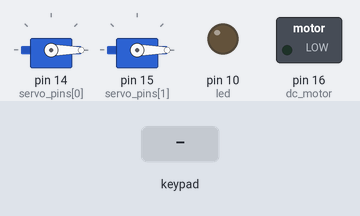
Bench run of a sketch on a simulated Arduino Uno, built with avr-gcc and run on an emulated ATmega328P. On the bench: 2 × servo, switched loads named in the sketch (green lamp = pin HIGH), output pins drawn as LEDs (lit = HIGH). Inputs (shaded band) come from the test bench. What the sketch prints to the serial monitor is not drawn.

Above: at 1.2 s.
1.3 s: key '1' pressed
2.8 s: keypad keys 9 8 7 6 # pressed 0.4 s apart
At 6.4 s:
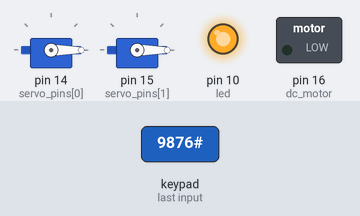
7.8 s: key 'A' pressed
9.3 s: keypad keys 9 8 7 6 * pressed 0.4 s apart
At 11.7 s:
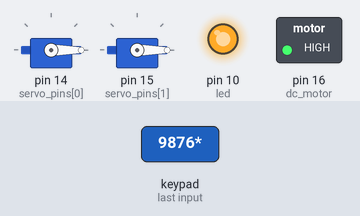
12.8 s: key 'B' pressed
15.4 s: keypad keys 9 8 7 6 A pressed 0.4 s apart
At 19.6 s:
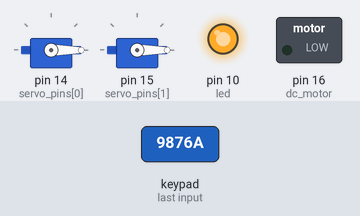
Timing chart, 0 to 21.7 s (numbered marks = the images above; inputs shaded):
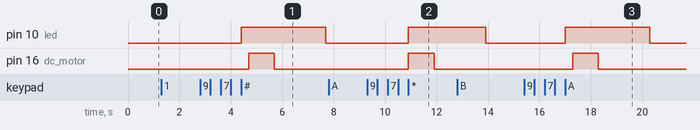

The sketch:

keypad_project_multiple_users_2_servos_motors_1.ino
```cpp
#include <Servo.h>

#include <Keypad.h>

byte sequence = 1;

const byte rows = 4;
const byte cols = 4;


const byte key_length = 6;
const byte verified = 8;
char userKey[key_length];
bool access = true;

const char masterKey[verified][key_length] = {
  {'#', 'A', '9', 'D', '0', '*'},
  {'#', 'B', '7', 'C', '*', '*'},
  {'#', 'D', '2', '#', '1', '*'},
  {'#', 'C', 'D', '7', '3', '*'},
  {'#', 'B', '3', '*', '0', '*'},
  {'#', '6', '#', '8', '4', '*'},
  {'#', '1', '5', '#', '6', '*'},
  {'#', 'C', '9', '7', '3', '*'}
};

const char keys[rows][cols] = {
  {'1', '2', '3', 'A'},
  {'4', '5', '6', 'B'},
  {'7', '8', '9', 'C'},
  {'*', '0', '#', 'D'}
};

byte row_pins[rows] = {9, 8, 7, 6};
byte col_pins[cols] = {5, 4, 3, 2};

Keypad keypad = Keypad( makeKeymap(keys), row_pins, col_pins, rows, cols );

//####### SERVO ###########
const int servos = 2;
Servo servo[servos];
const byte servo_pins[servos] = {14, 15};

//####### other ###########
const int led = 10;
const int dc_motor = 16;

//#############
//#############

void setup()
{
	for(int i=0; i<servos; i++)
    {
      servo[i].write(0);
      servo[i].attach(servo_pins[i]);
    }
  	pinMode(led, OUTPUT);
  	pinMode(dc_motor, OUTPUT);
    Serial.begin(9600);
}

void loop()
{
  Serial.print("\nSEQUENCE INITIATED: ");
  Serial.print(sequence++);
  Serial.print("\n");

  validation();
  delay(2000);

  Serial.print("SEQUENCE FINISHED\n\n");
}

//#############
//#############


//Custom Functions
void turnServo()
{
	Serial.print("\nServo Function started\n");
  	for(int i=0; i<180; i++)
    {
    	servo[0].write(i);
      	servo[1].write(i);
      	delay(10);
    }
  	delay(1500);
   	for(int i=180; i>0; i--)
    {
    	servo[0].write(i);
        servo[1].write(i);
      	delay(30);
    }
  	Serial.print("\nServo Function ended\n");
}

void lightSignal(int pin, int ondelay, int offdelay){
	digitalWrite(pin, HIGH);
  	delay(ondelay);
 	digitalWrite(pin, LOW);
  	delay(offdelay);
}

void getKey()
{
  	Serial.print("Code: ");
	for(int i=0; i<key_length; i++)
    {	digitalWrite(led, LOW);
    	char newKeyPad = keypad.waitForKey();
      	if(newKeyPad)
        {
          	userKey[i] = newKeyPad;
          	digitalWrite(led, HIGH);
        	Serial.print(userKey[i]);
        }
    }

  Serial.print("\n\nKey Logged\n\n");
}

bool keyIsValid(const char uKey[], const char mKey[][6])
{
  for(int i=0; i<verified; i++)
  {
    if(uKey[2] != mKey[i][2] && uKey[5] != mKey[i][5])
    {
      	Serial.print("Verified Index: "); Serial.print(i);
      	Serial.print(" checked ~ FALSE\n");
    	continue;
    }else if(uKey[4] == mKey[i][4] && uKey[1] == mKey[i][1])
    {
      if(uKey[3] == mKey[i][3] && uKey[5] == '*')
      {
        if(uKey[0] == '#' && uKey[2] == mKey[i][2] )
        {
            Serial.print("Verified Index: "); Serial.print(i);
            Serial.print(" checked ~ TRUE\n");
			return true;
          	break;
        }
      }
    }
  }
  Serial.print("## Key not in table ##\n");
  return false;
}

void validation()
{
  getKey();
  if(keyIsValid(userKey, masterKey))
  {
  	Serial.print("\nCorrect Key Sequence, Please Enter\n");
    turnServo(); //Function Runs ONLY IF keyisValid() == TRUE
  }else{
  	Serial.print("\nIncorrect Key Sequence\n");
    digitalWrite(dc_motor, 500); delay(1000);
    digitalWrite(dc_motor, 0);
  }
  Serial.print("\n#######  Validation Finished  #######\n");
}
```

Measured:
- after the input at 2.8 s, pin 10 (led): LOW → HIGH after 1.6 s, → LOW 3.3 s later; pin 16 (dc_motor): LOW → HIGH after 1.9 s, → LOW 1.0 s later
- after the input at 9.3 s, pin 10 (led): LOW → HIGH after 1.6 s; pin 16 (dc_motor): LOW → HIGH after 1.6 s, → LOW 1.0 s later
- after the input at 15.4 s, pin 10 (led): LOW → HIGH after 1.6 s, → LOW 3.3 s later; pin 16 (dc_motor): LOW → HIGH after 1.9 s, → LOW 1.0 s later
